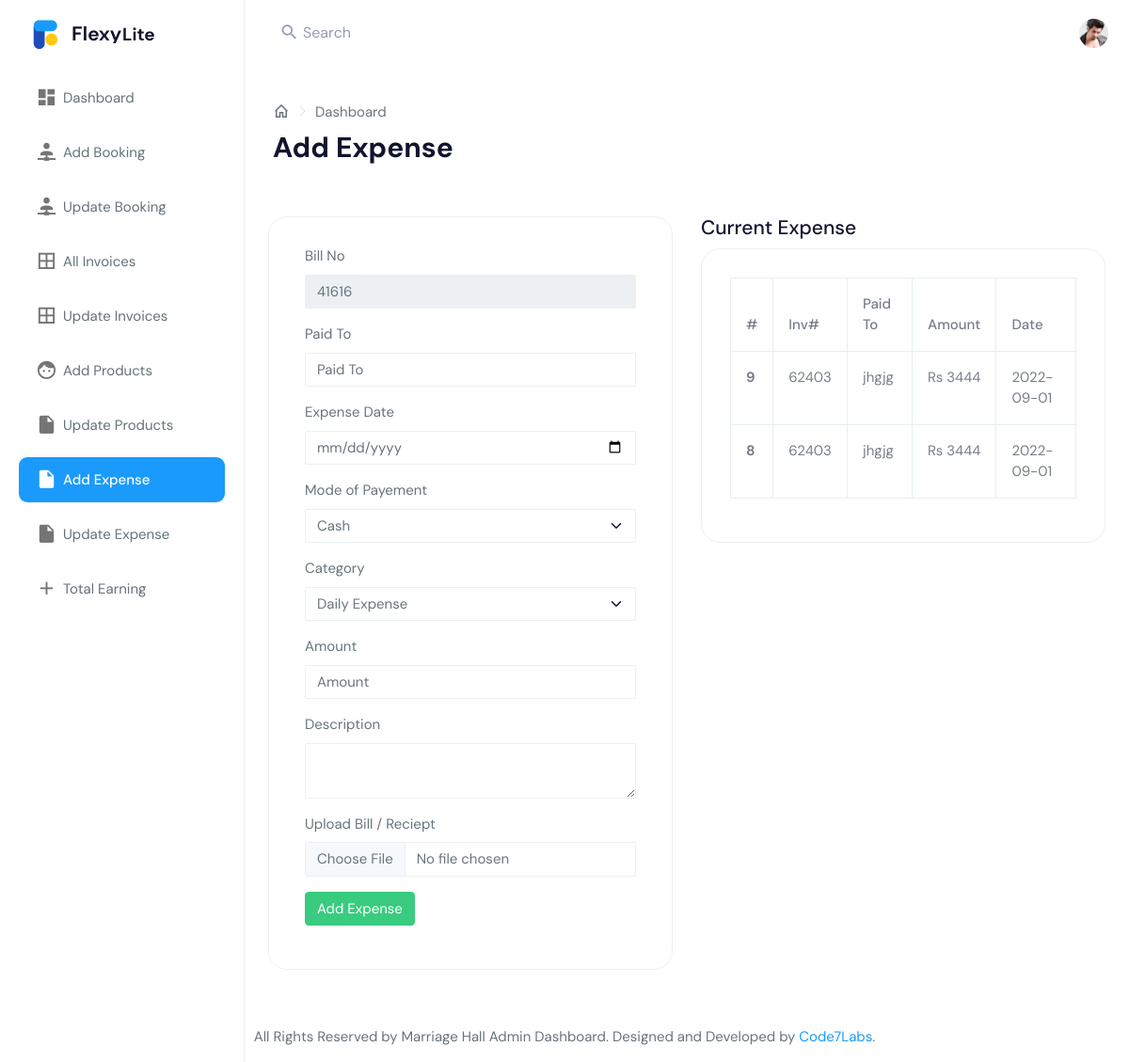
The app's page /add-expense.php with its own data.
### tables this page shows
CREATE TABLE `expense` (
  `ID` bigint(11) NOT NULL AUTO_INCREMENT,
  `Inv_number` varchar(255) DEFAULT NULL,
  `paid_to` varchar(255) DEFAULT NULL,
  `expense_date` varchar(255) DEFAULT NULL,
  `payement_mode` varchar(255) DEFAULT NULL,
  `category` varchar(255) DEFAULT NULL,
  `amount` varchar(255) DEFAULT NULL,
  `description` varchar(255) DEFAULT NULL,
  `image_bill` varchar(255) DEFAULT NULL,
  `last_update` timestamp NULL DEFAULT NULL,
  PRIMARY KEY (`ID`)
);

### controllers/expense-controller.php (called while the page is built, shortened)
<?php $inv_num=rand(1,100000);?>

### add-expense.php (the view, shortened to what this page needs)
<?php include 'header.php'; ?>
<?php require 'controllers/expense-controller.php';?>
        <div class="page-wrapper">
            <div class="page-breadcrumb">
                <div class="row align-items-center">
                    <div class="col-6">
                        <nav aria-label="breadcrumb">
                            <ol class="breadcrumb mb-0 d-flex align-items-center">
                              <li class="breadcrumb-item"><a href="index.html" class="link"><i class="mdi mdi-home-outline fs-4"></i></a></li>
                              <li class="breadcrumb-item active" aria-current="page">Dashboard</li>
                            </ol>
                          </nav>
                        <h1 class="mb-0 fw-bold">Add Expense</h1>
                    </div>
                </div>
            </div>
            <div class="container-fluid">
                    <div class="row">
                    <div class="col-lg-6 col-xlg-9 col-md-7">
                        <div class="card">
                            <div class="card-body">
                                <form class="form-horizontal form-material mx-2" method="post" action="controllers/expense-controller.php" enctype="multipart/form-data">
                                    <div class="form-group">
                                        <label class="col-md-12">Bill No</label>
                                        <div class="col-md-12">
                                            <input type="text" placeholder="Johnathan Doe"
                                                class="form-control form-control-line" readonly value="<?php echo $inv_num; ?>" name="inv_number">
                                        </div>
                                    </div>
                                     <div class="form-group">
                                        <label class="col-md-12">Paid To</label>
                                        <div class="col-md-12">
                                            <input type="text" placeholder="Paid To"
                                                class="form-control form-control-line" required name="paidto">
                                        </div>
                                    </div>
                                       <div class="form-group">
                                        <label class="col-md-12">Expense Date</label>
                                        <div class="col-md-12">
                                            <input type="Date" placeholder="Expense Date"
                                                class="form-control form-control-line" required name="expense_date">
                                        </div>
                                    </div>
                                    <div class="form-group">
                                        <label class="col-md-12">Mode of Payement</label>
                                        <div class="col-md-12">
                                            <select class="form-select shadow-none form-control-line" required name="paymode">
                                                <option>Cash</option>
                                            </select>
                                        </div>
                                    </div>
                                    <div class="form-group">
                                        <label class="col-md-12">Category</label>
                                        <div class="col-md-12">
                                           <select class="form-select shadow-none form-control-line" required name="category">
                                                 <option>Daily Expense</option>
                                            </select>
                                        </div>
                                    </div>
                                     <div class="form-group">
                                        <label class="col-md-12">Amount</label>
                                        <div class="col-md-12">
                                            <input type="text" placeholder="Amount"
                                                class="form-control form-control-line" required name="amount">
                                        </div>
                                    </div>
                                    <div class="form-group">
                                        <label class="col-md-12">Description</label>
                                        <div class="col-md-12">
                                            <textarea type="textarea" colspan=""
                                                class="form-control form-control-line" required name="description"></textarea>
                                        </div>
                                    </div>
                                    <div class="form-group">
                                        <label class="col-md-12">Upload Bill / Reciept</label>
                                        <div class="col-md-12">
                                            <input type="file" name="file" id="file"  colspan=""
                                                class="form-control form-control-line"></textarea>
                                        </div>
                                    </div>
                                    <div class="form-group">
                                        <div class="col-sm-12">
                                            <button class="btn btn-success text-white"  name="add-expense">Add Expense</button>
                                        </div>
                                    </div>
                                </form>
                            </div>
                        </div>
                    </div>
                    <?php
                    $sql = "SELECT * FROM  expense ORDER BY ID DESC";
                    $result = mysqli_query($conn, $sql) or die("Query Un successfully");
                    if(mysqli_num_rows($result) > 0) {
                    ?>
                    <div class="col-lg-6 col-xlg-9 col-md-7">
                        <h3> Current Expense</h3>
                        <div class="card">
                            <div class="card-body">
                               <table class="table  table-bordered" style="width:100%">
  <thead>
    <tr>
      <th scope="col">#</th>
      <th scope="col">Inv#</th>
      <th scope="col">Paid To</th>
      <th scope="col">Amount</th>
      <th scope="col">Date</th>
    </tr>
  </thead>
  <tbody>
     <?php
                while($row = mysqli_fetch_assoc($result)){
                    ?>
    <tr>
      <th scope="row"><?php echo  $row['ID'];?></th>
      <td><?php echo  $row['Inv_number'];?></td>
      <td><?php echo  $row['paid_to'];?></td>
      <td><?php echo  "Rs ".$row['amount'];?></td>
      <td><?php echo  $row['expense_date'];?></td>
    </tr>
     <?php
                    }
                  }
                      ?>
  </tbody>
</table>
                           </div>
                        </div>
                    </div>
</div>
                </div> </div>
            </div>
<?php include 'footer.php'; ?>

### records on screen
expense: ID "9", Inv_number "62403", paid_to "jhgjg", amount "3444", expense_date "2022-09-01"
expense: ID "8", Inv_number "62403", paid_to "jhgjg", amount "3444", expense_date "2022-09-01"
